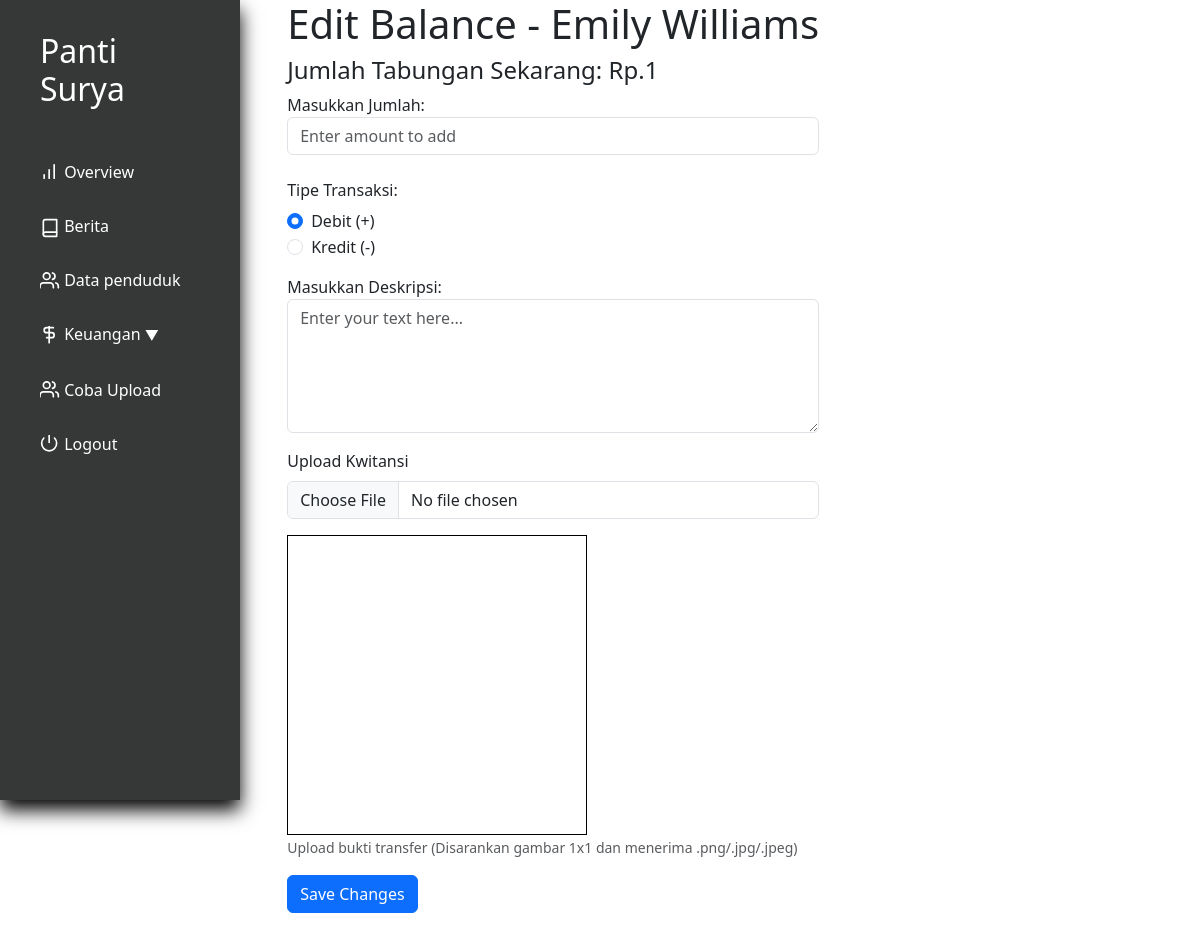
/edit_balance_tabungan.php?id=4 (signed in), run on an earlier commit of the app's database.
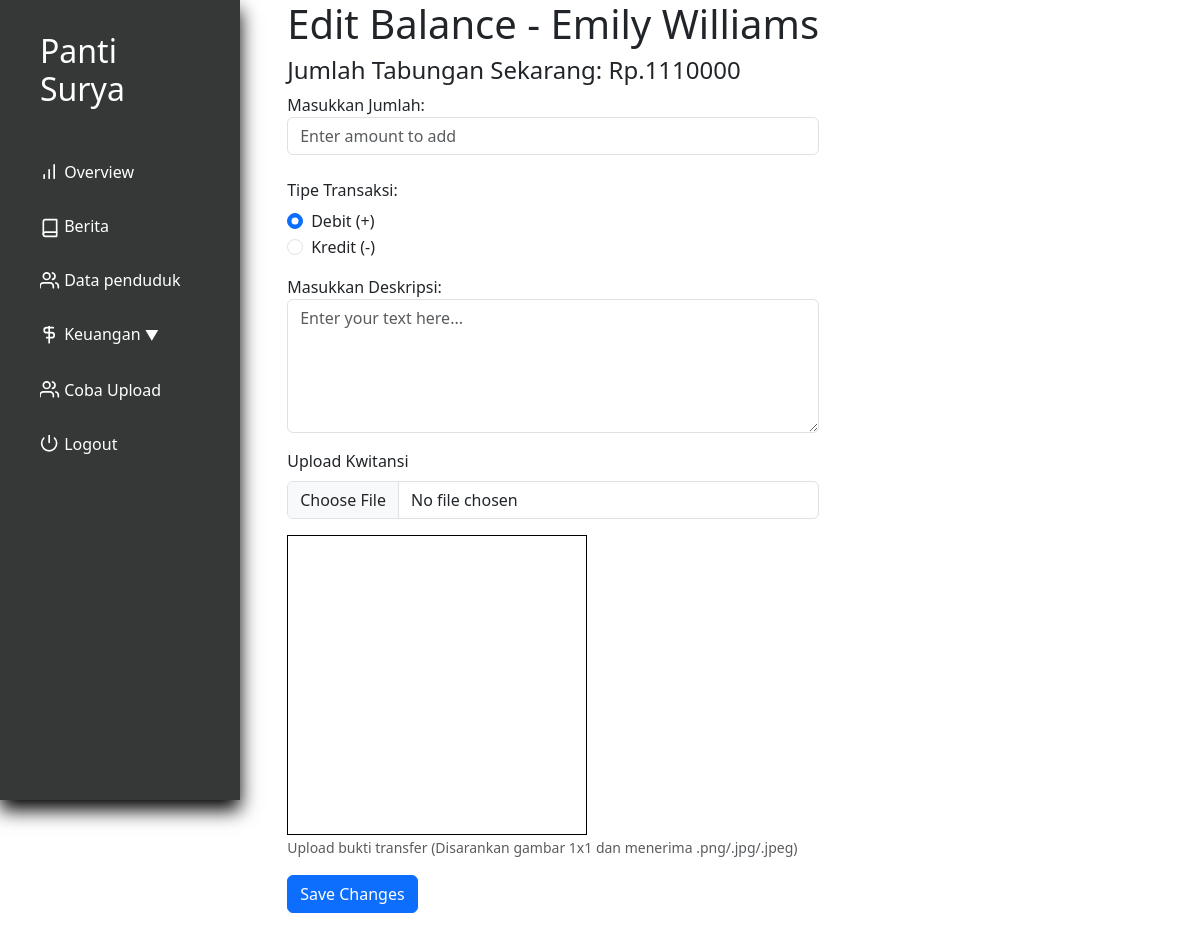
And on a later commit of the database.
### tables this page shows
CREATE TABLE `penduduk` (
  `id` int(11) NOT NULL,
  `nama` varchar(250) NOT NULL,
  `alamat` varchar(100) NOT NULL,
  `pengobatan_terakhir` date DEFAULT NULL,
  `email` varchar(200) DEFAULT NULL,
  `notelp` varchar(15) NOT NULL,
  `keuangan_pondokkan` int(11) NOT NULL,
  `keuangan_tabungan` int(11) NOT NULL,
  `keuangan_obat` int(11) NOT NULL,
  `keuangan_total` int(11) NOT NULL,
  `profile_picture` varchar(100) NOT NULL,
  `KTP` longblob NOT NULL,
  `KK` longblob NOT NULL,
  `BPJS` longblob NOT NULL,
  `keuangan_deposit` int(11) NOT NULL
);

### utils.php (called while the page is built, shortened)
<?php
class myDB
{
    private $host = "localhost";
    private $username = "root";
    private $password = "";
    private $database = "pantisurya";
    private $db;
    function __construct()
    {
        if ($this->db == null) {
            try {
                $this->db = new PDO("mysql:host=$this->host;dbname=$this->database", $this->username, $this->password);
                $this->db->setAttribute(PDO::ATTR_ERRMODE, PDO::ERRMODE_EXCEPTION);
            } catch (PDOException $e) {
                echo "Connection failed: " . $e->getMessage();
            }
        }
    }
    function getJumlahTabungan($id){
        $query = "SELECT keuangan_tabungan FROM penduduk WHERE id = ?";
        $stmt = $this->db->prepare($query);
        $stmt->execute([$id]);
        return $stmt->fetch(PDO::FETCH_ASSOC);
    }
}

### edit_balance_tabungan.php (the view, shortened to what this page needs)
<?php
require "utils.php";
$db = new myDB();
$residentId = $_GET['id'];
$res = $db->getPenduduk($residentId);
$resident = $res->fetch(PDO::FETCH_ASSOC);
$uang = $db->getJumlahTabungan($residentId);
?>
<!DOCTYPE html>
<html lang="en">
<head>
    <link href="https://cdn.jsdelivr.net/npm/bootstrap@5.3.3/dist/css/bootstrap.min.css" rel="stylesheet"
>
    <link rel="stylesheet" href="layout/indexstyle.css">
    <link rel="stylesheet" href="layout/stylelihat.css">
</head>
<body>
    <div class="app">
        <div class="dashboard">
            <?php include 'nav.php' ?>
            <div class="column" style="margin-left:20px; padding-bottom: 2rem;">
                <h1>Edit Balance - <?php echo $resident['nama']; ?></h1>
                <h4>Jumlah Tabungan Sekarang: Rp.<?php echo $uang['keuangan_tabungan']; ?></h4>
                <form id="balanceForm" method="POST" enctype="multipart/form-data">
                    <div class="mb-3">
                        <label for="addBalance">Masukkan Jumlah:</label>
                        <input type="number" id="addBalance" name="addBalance" placeholder="Enter amount to add"
                            class="form-control" min="0" step="1000">
                    </div>
                    <div class="mb-3">
                        <label for="" class="col-form-label">Tipe Transaksi:</label>
                        <div class="form-check">
                            <input class="form-check-input" type="radio" name="transaksi" value=0 id="RadioTransaksi1" checked>
                            <label class="form-check-label" for="RadioTransaksi1">
                                Debit (+)
                            </label>
                        </div>
                        <div class="form-check">
                            <input class="form-check-input" type="radio" name="transaksi" value=1 id="RadioTransaksi2">
                            <label class="form-check-label" for="flexRadioDefault2">
                                Kredit (-)
                            </label>
                        </div>
                    </div>
                    <div class="mb-3">
                        <label for="addDesc">Masukkan Deskripsi:</label>
                        <textarea class="form-control" id="textareaTabungan" rows="5" name="addDesc" placeholder="Enter your text here..."></textarea>
                    </div>
                    <div class="mb-3">
                        <label for="imageInput" class="form-label">
                        Upload Kwitansi
                        </label>
                        <input class="form-control mb-3" type="file" id="image-input"
                            accept="image/jpeg, image/jpg, image/png" name="imageChooser">
                        <div id="display-image"></div>
                        <small id="imageHelp" class="form-text text-muted">Upload bukti transfer (Disarankan gambar 1x1 dan menerima .png/.jpg/.jpeg)</small>
                    </div>
                    <button type="submit" class="btn btn-primary">Save Changes</button>
                </form>
            </div>
        </div>
    </div>
</body>
</html>

What changed in the data, as far as the page shows it:
changed penduduk: keuangan_tabungan "1" → "1110000"
